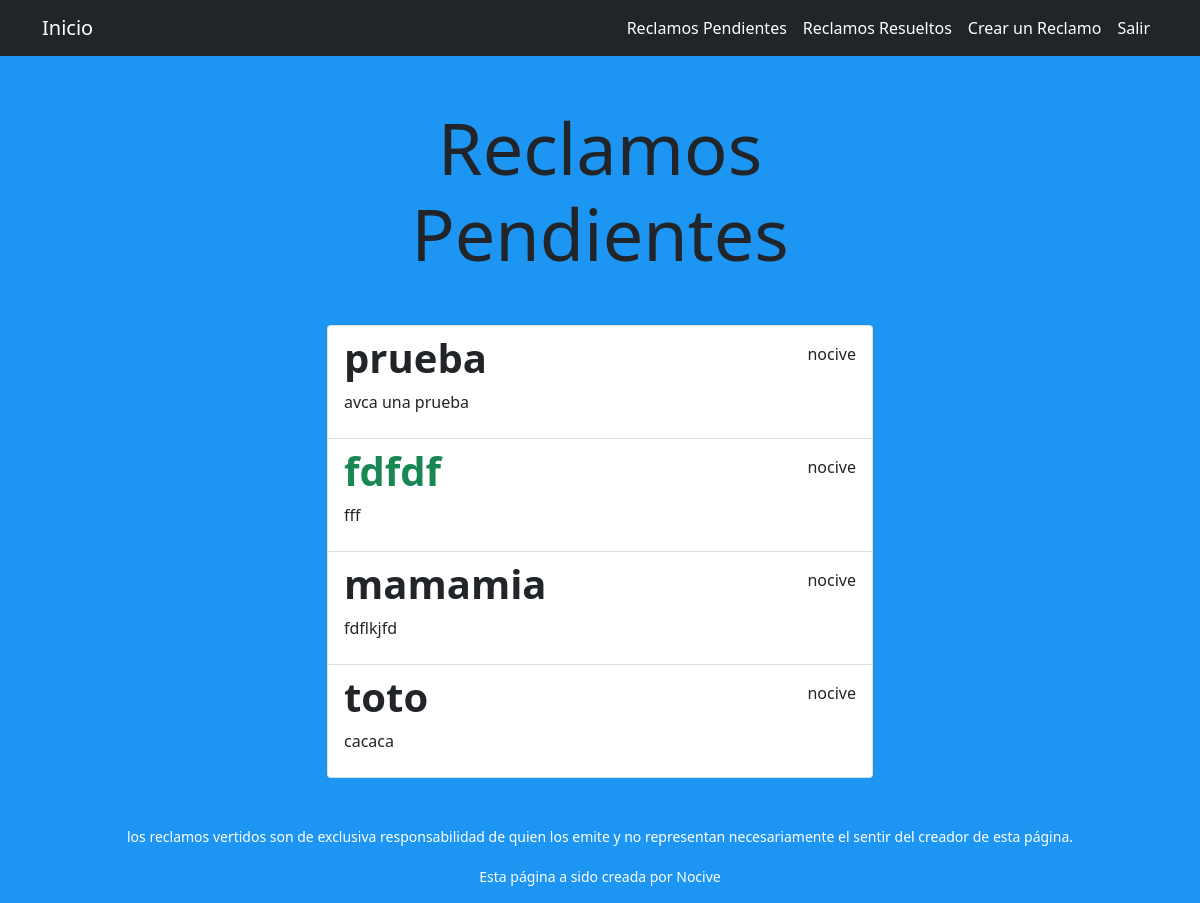
/tasks/ (signed in), run on an earlier commit of the app's database.
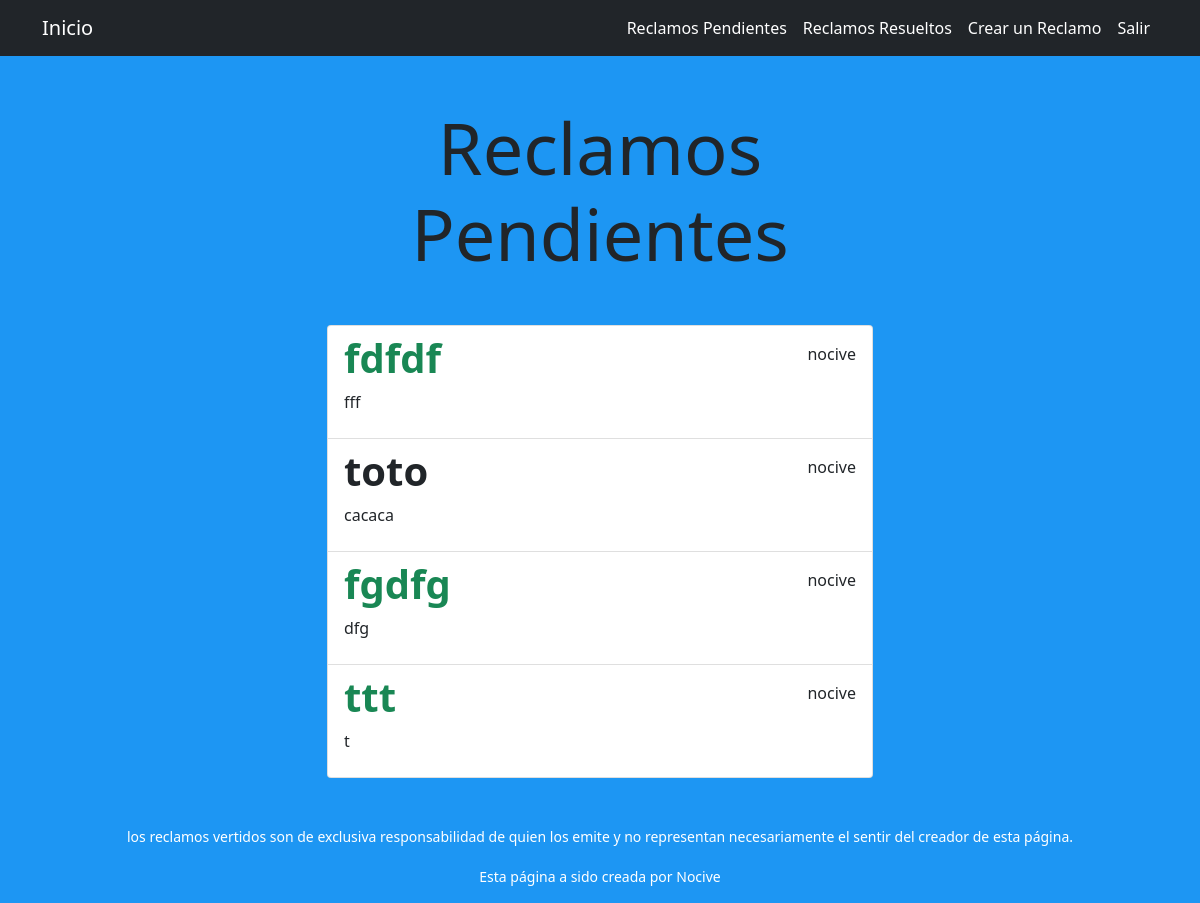
And on a later commit of the database.
### tasks/models.py (models this page shows, shortened)
class Task(models.Model):
    title= models.CharField(max_length=20)
    description= models.TextField(blank=True)
    created=models.DateTimeField(auto_now_add=True)
    datecompleted=models.DateTimeField(null=True, blank=True) # puede ir en blanco
    important=models.BooleanField(default=False)
    user=models.ForeignKey(User,on_delete=models.CASCADE)

### tasks/views.py (the view)
# urls.py: path('tasks/',views.tasks, name='tasks'),
@login_required
def tasks(request):
    tasks=Task.objects.filter(user=request.user,datecompleted__isnull=True) # para las tareas que aun no se completan
    return render(request, 'tasks.html', {
        'tasks':tasks
    })

### tasks/templates/tasks.html (shortened to what this page needs)
{% extends 'base.html' %}
{% block content %}
<main class="container">
    <div class="row">
        <div class="col-md-6 offset-md-3">
            <h1 class="display-2 text-center my-5">Reclamos Pendientes</h1>
            <ul class="list-group">
                {% for task in tasks %}
                <a class="list-group-item" href="{% url 'task_detail' task.id %}">
                    <header class="d-flex justify-content-between align-items-center">
                        {% if task.important %}
                            <h1 class="fw-bold text-success">{{task.title}}</h1>
                        {% else %}
                            <h1 class="fw-bold">{{task.title}}</h1>
                        {% endif %}
                        <p>{{task.user.username}}</p>
                    </header>
                    <p>{{task.description}}</p>
                </a>
                {% endfor %}
            </ul>
        </div>
    </div>
</main>
{% endblock %}

What changed in the data, as far as the page shows it:
no longer on this page (row edited): Task: title "prueba", user.username "nocive", description "avca una prueba"
no longer on this page (row edited): Task: title "mamamia", user.username "nocive", description "fdflkjfd"
added Task: title "fgdfg", user.username "nocive", description "dfg"
added Task: title "ttt", user.username "nocive", description "t"
